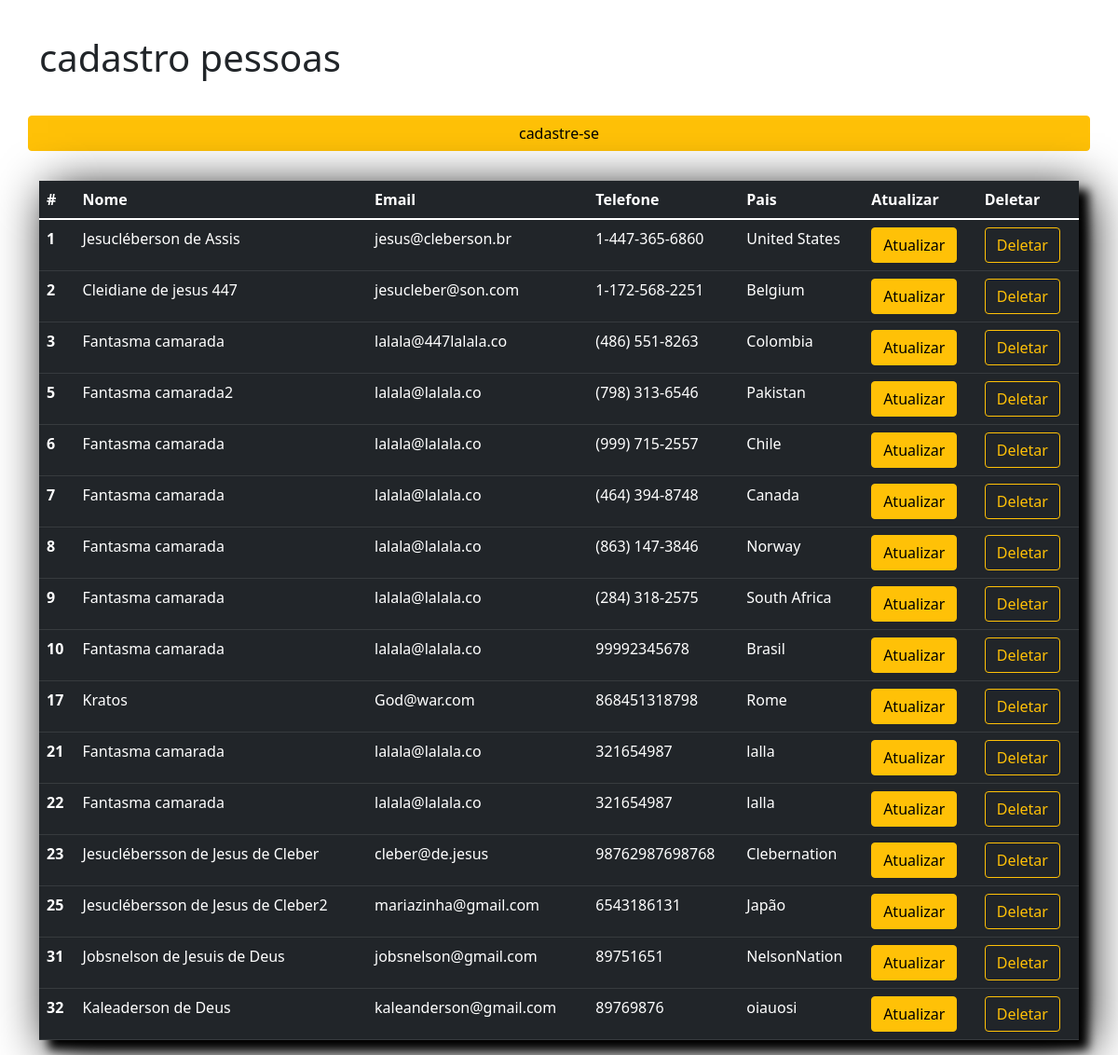
/modelos/relatorio_pessoa.php, run on the app's committed database.
### tables this page shows
CREATE TABLE `pessoa` (
  `id_pessoa` int(11) NOT NULL,
  `nome` varchar(250) NOT NULL,
  `email` varchar(250) NOT NULL,
  `telefone` varchar(100) NOT NULL,
  `endereco` varchar(500) NOT NULL,
  `pais` varchar(100) NOT NULL
);

### modelos/relatorio_pessoa.php (the view, shortened to what this page needs)
<?php
include '../include/header.php';
include '../include/database.php';
$consulta = "select * from pessoa";
$query = mysqli_query($con, $consulta);
$result = mysqli_fetch_all($query, MYSQLI_ASSOC);
?>
<body>
  <div class="container">
    <div class="row">
      <h1 style="margin-bottom:1cm;margin-top:1cm;">cadastro pessoas</h1>
      <a class="btn mb-3 btn-warning float-start" href="cadastro_pessoas.php">cadastre-se</a>
      <div class="col-12">
        <table class="mt-3 table table-dark" style="box-shadow:10px 10px 50px  #000000,10px 10px 10px  #000000;">
          <thead class="table table-dark table- striped">
            <tr>
              <th scope="col">#</th>
              <th scope="col">Nome</th>
              <th scope="col">Email</th>
              <th scope="col">Telefone</th>
              <th scope="col">Pais</th>
              <th scope="col">Atualizar</th>
              <th scope="col">Deletar</th>
            </tr>
          </thead>
          <tbody>
            <?php
            foreach ($result as $pessoa) {
              echo "
  <tr>
      <th scope='row'>{$pessoa['id_pessoa']}</th>
     <td>{$pessoa['nome']}</td>
     <td>{$pessoa['email']}</td>
     <td>{$pessoa['telefone']}</td>
     <td>{$pessoa['pais']}</td>
     <td><a class='btn btn-warning' href='atualizar_pessoa.php?var={$pessoa['id_pessoa']}'>Atualizar</a>
     </td>
       <td> <a class='btn btn-outline-warning' href='delete_pessoa.php?var={$pessoa['id_pessoa']}'>Deletar</a>
       </td>
  </tr>";
            }
            ?>
          </tbody>
        </table>
      </div>
    </div>
  </div>
  <?php
  include '../include/footer.php';
  ?>

### data on the page
pessoa: id_pessoa "1", nome "Jesucléberson de Assis", email "jesus@cleberson.br", telefone "1-447-365-6860", pais "United States"
pessoa: id_pessoa "2", nome "Cleidiane de jesus 447", email "jesucleber@son.com", telefone "1-172-568-2251", pais "Belgium"
pessoa: id_pessoa "3", nome "Fantasma camarada", email "lalala@447lalala.co", telefone "(486) 551-8263", pais "Colombia"
pessoa: id_pessoa "5", nome "Fantasma camarada2", email "lalala@lalala.co", telefone "(798) 313-6546", pais "Pakistan"
pessoa: id_pessoa "6", nome "Fantasma camarada", email "lalala@lalala.co", telefone "(999) 715-2557", pais "Chile"
pessoa: id_pessoa "7", nome "Fantasma camarada", email "lalala@lalala.co", telefone "(464) 394-8748", pais "Canada"
pessoa: id_pessoa "8", nome "Fantasma camarada", email "lalala@lalala.co", telefone "(863) 147-3846", pais "Norway"
pessoa: id_pessoa "9", nome "Fantasma camarada", email "lalala@lalala.co", telefone "(284) 318-2575", pais "South Africa"
pessoa: id_pessoa "10", nome "Fantasma camarada", email "lalala@lalala.co", telefone "99992345678", pais "Brasil"
pessoa: id_pessoa "17", nome "Kratos", email "God@war.com", telefone "868451318798", pais "Rome"
pessoa: id_pessoa "21", nome "Fantasma camarada", email "lalala@lalala.co", telefone "321654987", pais "lalla"
pessoa: id_pessoa "22", nome "Fantasma camarada", email "lalala@lalala.co", telefone "321654987", pais "lalla"
pessoa: id_pessoa "23", nome "Jesuclébersson de Jesus de Cleber", email "cleber@de.jesus", telefone "98762987698768", pais "Clebernation"
pessoa: id_pessoa "25", nome "Jesuclébersson de Jesus de Cleber2", email "mariazinha@gmail.com", telefone "6543186131", pais "Japão"
pessoa: id_pessoa "31", nome "Jobsnelson de Jesuis de Deus", email "jobsnelson@gmail.com", telefone "89751651", pais "NelsonNation"
pessoa: id_pessoa "32", nome "Kaleaderson de Deus", email "kaleanderson@gmail.com", telefone "89769876", pais "oiauosi"
